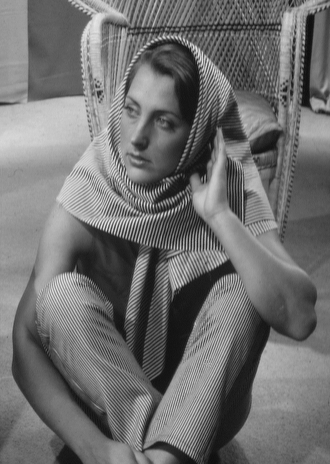
%> input picture Week4/barbara.tif, 330 x 464 px, shrunk from 402 x 566 before the run
$ octave scratch.m   (GNU Octave 9; MATLAB toolbox functions it lacks are replaced by stand-ins)
%> lines starting %> are read from the running program, lines starting %| are printed output that depends on the picture
### Week4/transformQ3.m
function [s,ps] = transformQ3(image)

    g = @(r) 0.5*(1+cos(2*pi()*r));
    image = im2double(image);
    s = g(image);

    %compare to ps
    s2 = min(image):0.001:max(image);
    for k=1:length(s2)
        ps(k) = 2/(2*pi()*sqrt(-(s2(k)-1)*s2(k)));
    end
%     hist(ps,1000);
end

### Week4/scratch.m
barbara=imread('barbara.tif');
%> barbara is the input picture: size 464x330 uint8; min 13, max 236, mean 111.5


% do the inversion:
%inverted = rangetransform(barbara,150,0);
%imshow(inverted);


% Question 4.3co
X = 0.00:0.01:1;

Y = 1/2 * (1 + cos(2* pi() * X));

Yc = cumsum(Y);

h_43 = figure;
plot(X,Y);
hold on


plot(X,Yc/max(Yc),'g');

ylabel('s=g(r)');
xlabel('r');
legend('PDF','CPD');
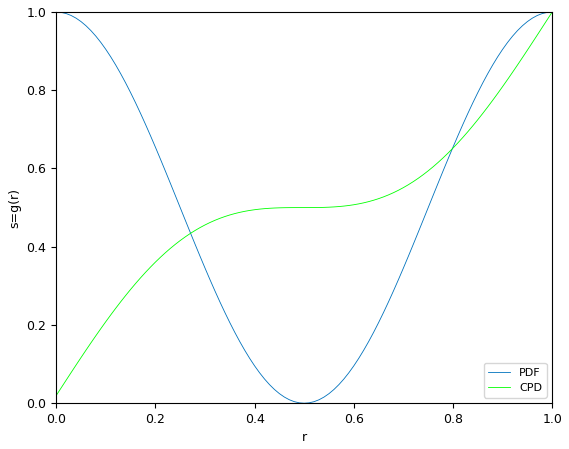
%> figure redrawn from the program's plot data; curve peaks at x = 0, y = 1; curve peaks at x = 1, y = 1

s = 0.2
r1 = acos((2*s-1))/(2*pi)
r2 = 1 - acos((2*s-1))/(2*pi)

% plot(r1,s,'ro');
% plot(r2,s,'ro');
hold off

% print(h_43,'-dpdf','report/q3-plot.pdf')

% now second part


% s=0.0:0.1:1;
% for k=1:length(s)
%     r(k) = 2/(2*pi()*sqrt(-(s(k)-1)*s(k)));
% endb
% figure,plot(s,r);
%%
s = 0:0.001:1;
for k=1:length(s)
    r1 = acos((2*s(k)-1))/(2*pi)
    r2 = 1 - acos((2*s(k)-1))/(2*pi)
    r_1(k) = r1;
    r_2(k) = r2;
    cpd_s(k) = r2-r1;
end
h_ps = figure;
plot(s,cpd_s);
hold on
plot(s,r_1,'g');
plot(s,r_2,'r');
xlabel('s');
ylabel('P_S(s)');
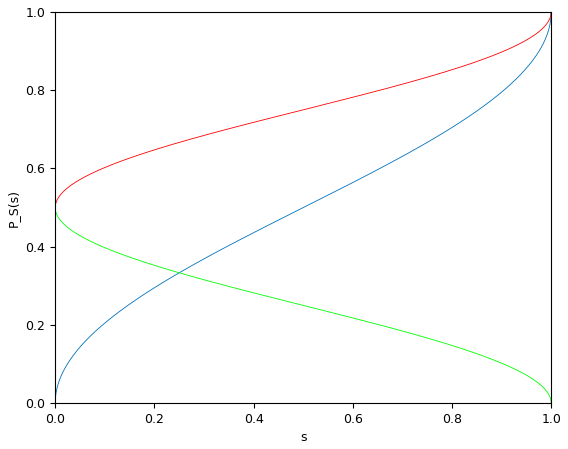
%> figure redrawn from the program's plot data; curve peaks at x = 1, y = 1; curve peaks at x = 0, y = 0.5


% print(h_ps,'-dpdf','report/q3-cpds.pdf');

%%
im = im2double(imread('q43-gradient.tif'));
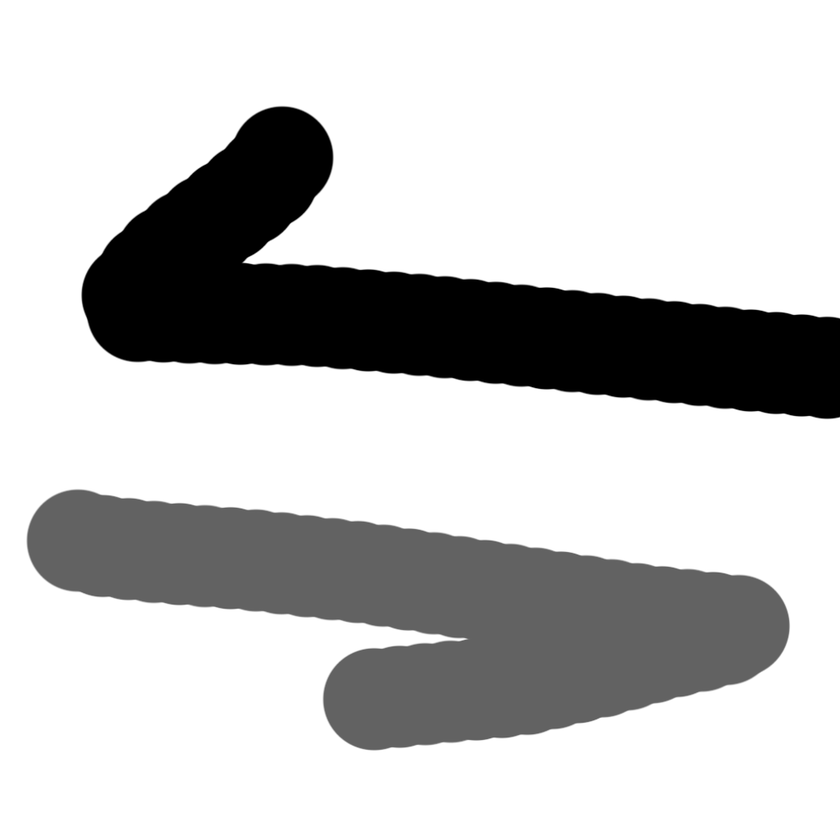
%> input picture Week4/q43-gradient.tif, 840 x 840 px, shrunk from 1024 x 1024 before the run
%> im: size 840x840 double; min 0, max 1, mean 0.773
 compare=figure;
 subplot(2,2,1);
% bh = figure;
imhist(im);
 subplot(2,2,2);
imshow(im,'border','tight');
 subplot(2,2,3);
[s_b,psb] = transformQ3(im);
%> in transformQ3, `s = g(image);`:
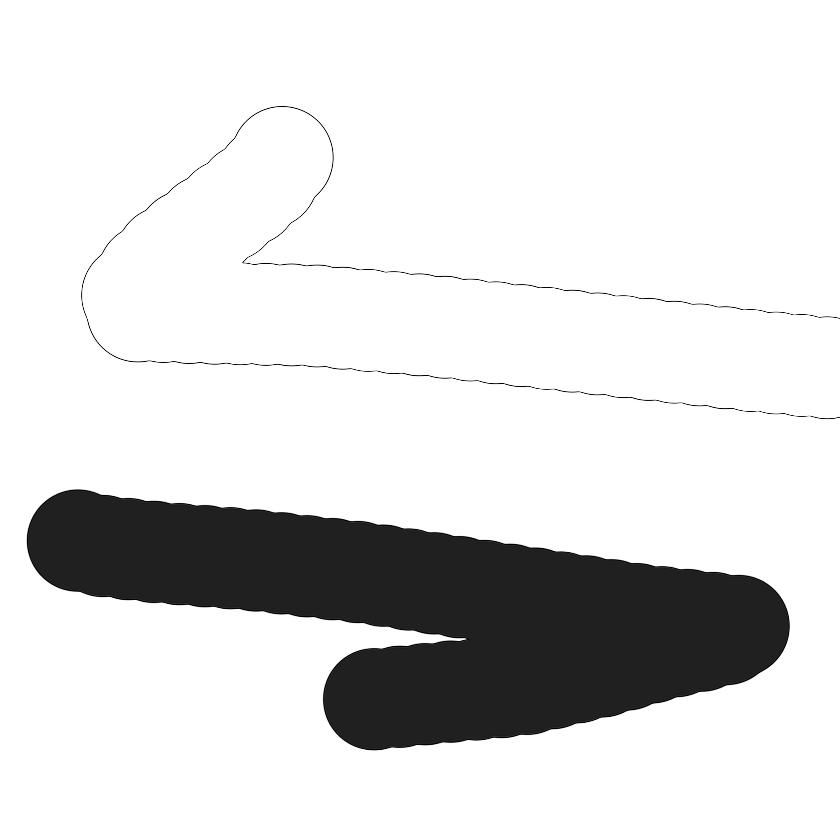
%> s: size 840x840 double; min 3.79e-05, max 1, mean 0.868
%> in transformQ3, `s2 = min(image):0.001:max(image);`: s2 = 1
%> psb = -Inf
% ah = figure;
imhist(s_b);
 subplot(2,2,4);
 imshow(s_b,'border','tight');
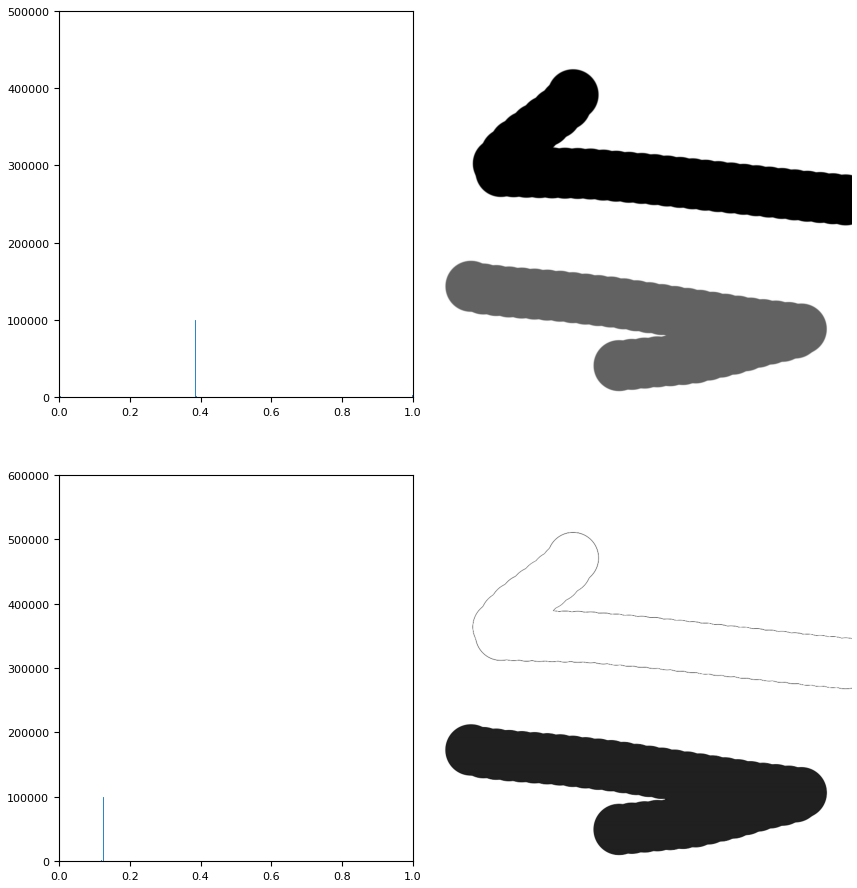
%> figure redrawn from the program's plot data, 4 panels
% [5 lines of commented-out code are left out]
